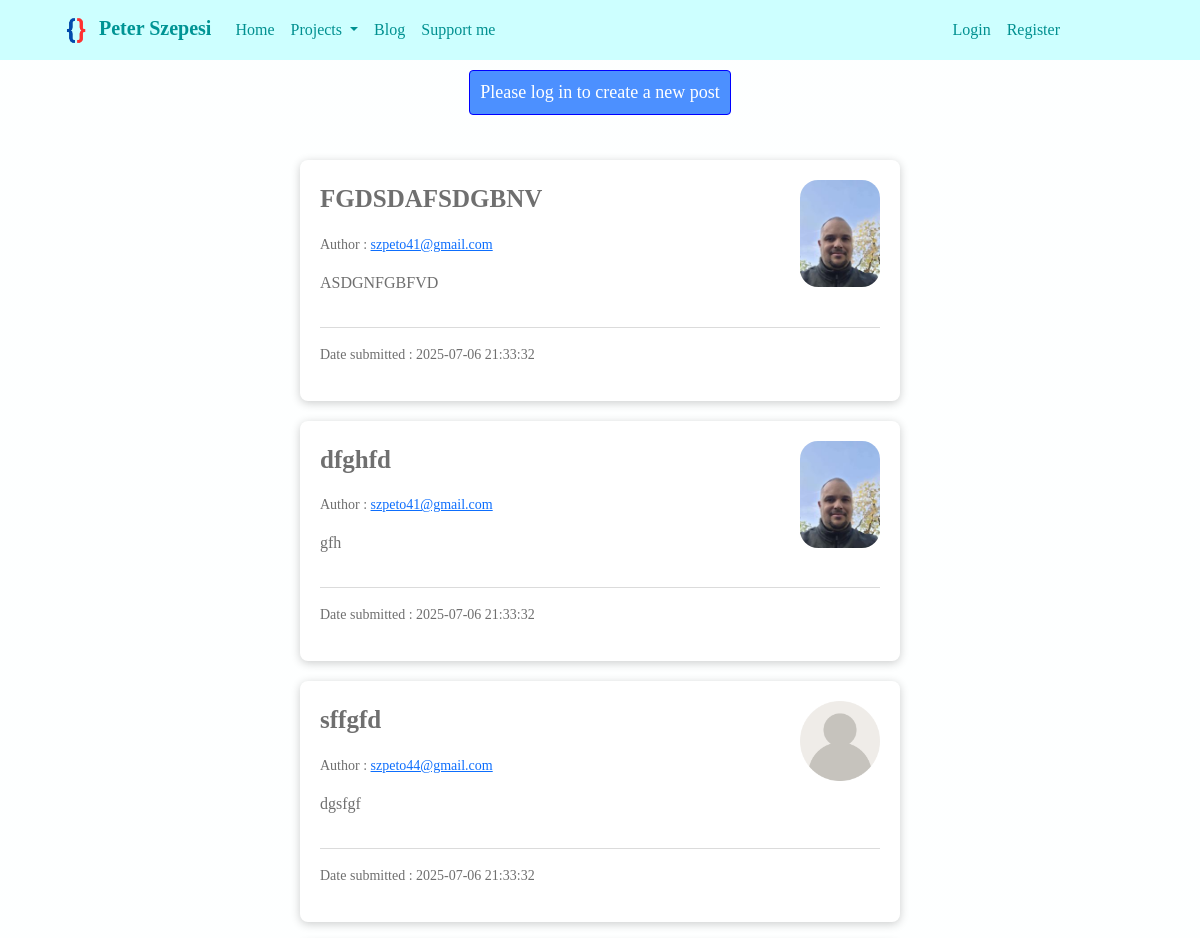
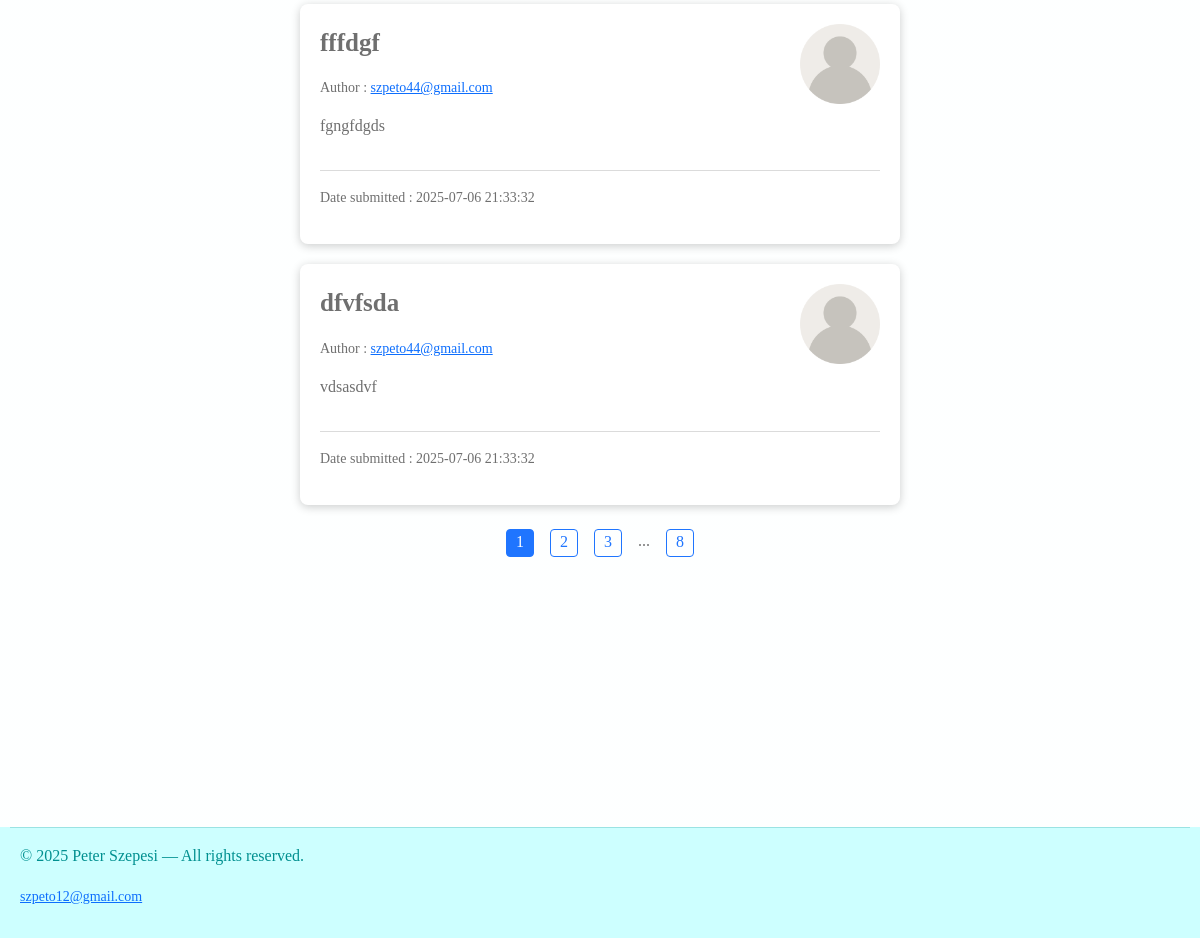
/blog, run on an earlier commit of the app's database (2 pictures, top to bottom).
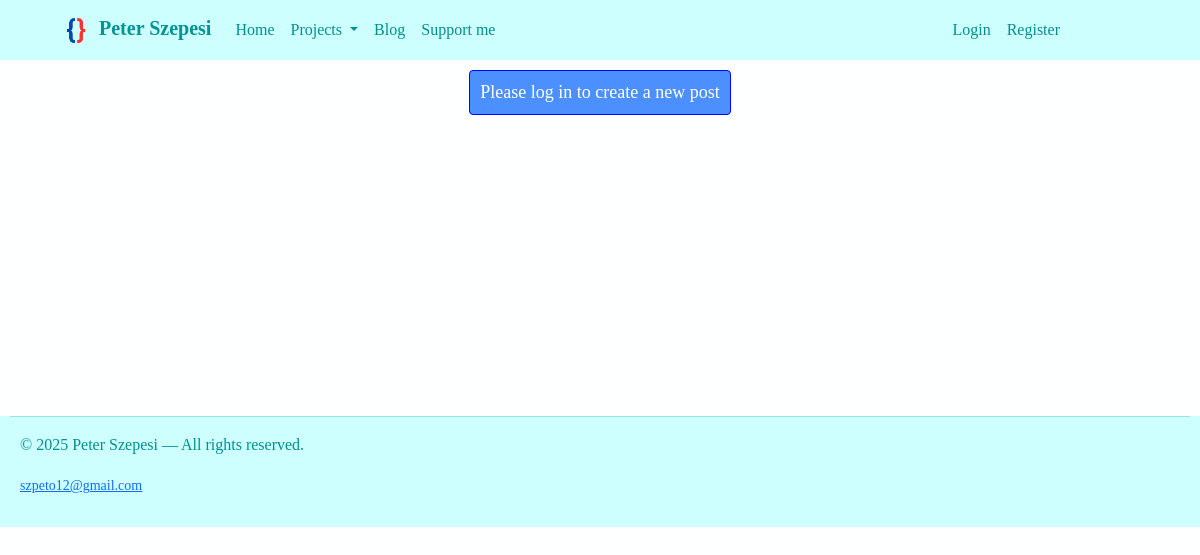
And on a later commit of the database.
### website/db_models.py (models this page shows, shortened)
class Post(db.Model):
    id = db.Column(db.Integer, primary_key=True, autoincrement=True)
    date_posted = db.Column(db.String(22), nullable=False,
                            default=datetime.datetime.now().strftime("%Y-%m-%d %H:%M:%S"))
    content = db.Column(db.Text, nullable=False)
    title = db.Column(db.String(100), nullable=False)
    user_id = db.Column(db.Integer, db.ForeignKey("user.id"), nullable=False)

class User(db.Model, UserMixin):
    id = db.Column(db.Integer, primary_key=True, autoincrement=True)
    email_username = db.Column(db.String(50), nullable=False, unique=True)
    password = db.Column(db.String(60), nullable=False)
    image_file = db.Column(db.String(20), nullable=False, default="Default - user.jpg")
    posts = db.relationship("Post", backref="user", lazy=True)

### website/blog/routes.py (the view)
@blog_bp.route("/blog", methods=["GET", "POST"])
def blog():
    user_id = request.args.get("user_id", None, type=int)
    page = request.args.get("page", 1, type=int)
    if user_id:
        user_posts = Post.query.filter_by(user_id=user_id)
        ordered_posts = user_posts.order_by(Post.date_posted.desc())
        posts = ordered_posts.paginate(page=page, per_page=5)
    else:
        ordered_posts = Post.query.order_by(Post.date_posted.desc())
        posts = ordered_posts.paginate(page=page, per_page=5)
    return render_template("blog.html", title="Blog", posts=posts,
                           current_user=current_user, current_page=page, user_id=user_id)

### website/templates/blog.html (shortened to what this page needs)
{% extends "base.html" %}
{% block body %}
    {% if current_user.is_authenticated %}
        <div class="base-container-centered-content">
            <a class="create-post-button" href="{{ url_for('blog_bp.insert_post') }}">Create a new post</a>
        </div>
    {% else %}
        <div class="base-container-centered-content">
            <a href="{{ url_for('users_bp.login') }}" class="login-blog-button">Please log in to create a new post</a>
        </div>
    {% endif %}
    {% if posts %}
        {% for post in posts.items %}
            <div class="blog-container">
                <div class="base-h-box-blog" data-post="{{ post.user.email_username }}">
                    <div class="base-v-box-blog">
                        <p style="font-weight: bold; font-size: 25px;">{{ post.title }}</p>
                        <p style="font-size: 14px;">Author : <a href="/blog?user_id={{ post.user.id }}">{{ post.user.email_username }}</a>
                        </p>
                        <p style="font-weight: 300;">{{ post.content }}</p>
                    </div>
                    <div class="base-v-box-blog-image">
                        <img src="{{ url_for('static', filename='Images/profile_images/' ~ post.user.image_file) }}"
                        width="80" style="border-radius: 18px;">
                    </div>
                </div>
                <hr>
                <p style="font-weight: 200; font-size: 14px;">Date submitted : {{ post.date_posted }}</p>
            </div>
        {% endfor %}
        <div class="base-h-box" style="justify-content: center;">
            {% for page_id in posts.iter_pages(left_edge=1, right_edge=1, left_current=1, right_current=2) %}
                {% if page_id %}
                    {% if page_id == current_page %}
                        <a href="{{ url_for('blog_bp.blog', page=page_id) }}" class="page-number-active">
                           {{ page_id }}
                        </a>
                    {% else %}
                        <a href="{{ url_for('blog_bp.blog', page=page_id) }}" class="page-number-inactive">
                           {{ page_id }}
                        </a>
                    {% endif %}
                {% else %}
                    <p style="margin: 4px 8px;">...</p>
                {% endif %}
            {% endfor %}
        </div>
        <div style="min-height: 30vh;">
        </div>
    {% else %}
        <div class="blog-container">
            <p>There are no posts to show</p>
        </div>
    {% endif %}
{% endblock %}

What changed in the data, as far as the page shows it:
removed Post: title "FGDSDAFSDGBNV", user.email_username "szpeto41@gmail.com", content "ASDGNFGBFVD", image_file (picture), date_posted "2025-07-06 21:33:32"
removed Post: title "dfghfd", user.email_username "szpeto41@gmail.com", content "gfh", image_file (picture), date_posted "2025-07-06 21:33:32"
removed Post: title "sffgfd", user.email_username "szpeto44@gmail.com", content "dgsfgf", image_file (placeholder picture), date_posted "2025-07-06 21:33:32"
removed Post: title "fffdgf", user.email_username "szpeto44@gmail.com", content "fgngfdgds", image_file (placeholder picture), date_posted "2025-07-06 21:33:32"
removed Post: title "dfvfsda", user.email_username "szpeto44@gmail.com", content "vdsasdvf", image_file (placeholder picture), date_posted "2025-07-06 21:33:32"
Also different on the page:
list line gone: "1"
list line gone: "2"
list line gone: "3"
list line gone: "8"
